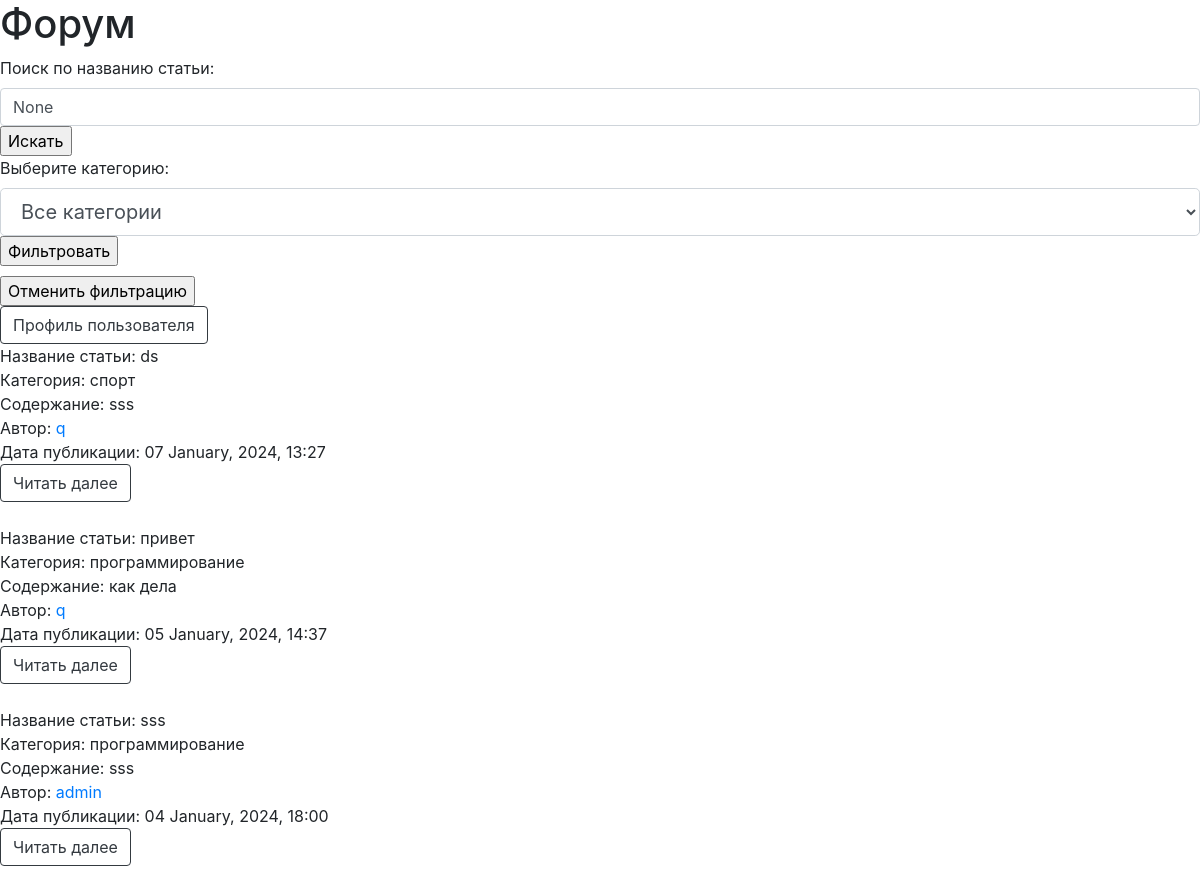
The page / on the database its author committed.
### models.py (models this page shows)
class Base(DeclarativeBase):
    id: Mapped[int_pk]
    created_at: Mapped[datetime] = Column(DateTime, default=utcnow)

class Article(Base):
    __tablename__ = 'articles'
    name_of_article: Mapped[str]
    category: Mapped[str]
    text_of_article: Mapped[str]
    user_id: Mapped[int] = mapped_column(ForeignKey('users.id'))
    user: Mapped['User'] = relationship(back_populates='articles')
    images: Mapped[list['Image']] = relationship(
        back_populates='article',
        cascade='all'
    )

class User(Base, UserMixin):
    __tablename__ = 'users'
    username: Mapped[str]
    bio: Mapped[Optional[str]] = Column(String)
    github: Mapped[Optional[str]] = Column(String)
    telegram: Mapped[Optional[str]] = Column(String)
    avatar: Mapped[Optional[str]] = Column(String)
    email: Mapped[str]
    password: Mapped[str]
    articles: Mapped[list['Article']] = relationship(
        back_populates='user',
        cascade='all'
    )

### app.py (the view)
@app.route('/', methods=['GET'])
def main_page():
    session = SessionFactory()
    category_filter = request.args.get('category', None)
    search_query = request.args.get('search', None)
    if category_filter:
        articles = upload_articles_by_category(session, category_filter)
    elif search_query:
        articles = upload_articles_by_search(session, search_query)
    else:
        articles = upload_articles_and_categories(session)
    categories = session.query(Article.category).distinct().all()
    return render_template('forum/main_page.html', articles=articles, categories=categories,
                           selected_category=category_filter, search_query=search_query)

### views/main_page/main_page_view.py (called while the page is built)
def upload_articles_and_categories(session):
    articles = session.query(Article).order_by(desc(Article.created_at)).all()
    return articles

### templates/forum/main_page.html (shortened to what this page needs)
<!DOCTYPE html>
<html lang="en">
<head>
    <link rel="stylesheet" href="https://stackpath.bootstrapcdn.com/bootstrap/4.3.1/css/bootstrap.min.css">
</head>
<body>
<h1>Форум</h1>
<form action="/" method="get">
    <label for="search">Поиск по названию статьи:</label>
    <input type="text" id="search" class="form-control" name="search" placeholder="Введите название статьи" value="{{ search_query }}">
    <input type="submit" value="Искать">
</form>
<form action="/" method="get">
    <label for="category">Выберите категорию:</label>
    <select id="category" class="form-control form-control-lg" name="category">
        <option value="" disabled selected>Все категории</option>
    </select>
    <input type="submit" value="Фильтровать">
</form>
<form action="/" method="get" style="margin-top: 10px;">
    <input type="submit" value="Отменить фильтрацию">
</form>
<div>
    <button onclick="window.location.href='{{ url_for('your_profile_page') }}';" type="button" class="btn btn-outline-dark">Профиль пользователя</button>
</div>
{% for article in articles %}
    <div>Название статьи: {{ article.name_of_article }}</div>
    <duv>Категория: {{ article.category }}</duv>
    <div>Содержание: {{ article.text_of_article }}</div>
    <div>Автор: <a href="{{ url_for('user_profile_page', id=article.user.id) }}">{{ article.user.username }}</a></div>
    <div>Дата публикации: {{ article.created_at.strftime('%d %B, %Y, %H:%M') }}</div>
    <div>
    <button onclick="window.location.href='{{ url_for('article_details_page', article_id=article.id) }}';" type="button" class="btn btn-outline-dark">Читать далее</button>
    </div>
    <br>
{% endfor %}
</body>
</html>

### rows shown on the page
Article: name_of_article "ds", category "спорт", text_of_article "sss", user.username "q", created_at "07 January, 2024, 13:27"
Article: name_of_article "привет", category "программирование", text_of_article "как дела", user.username "q", created_at "05 January, 2024, 14:37"
Article: name_of_article "sss", category "программирование", text_of_article "sss", user.username "admin", created_at "04 January, 2024, 18:00"
